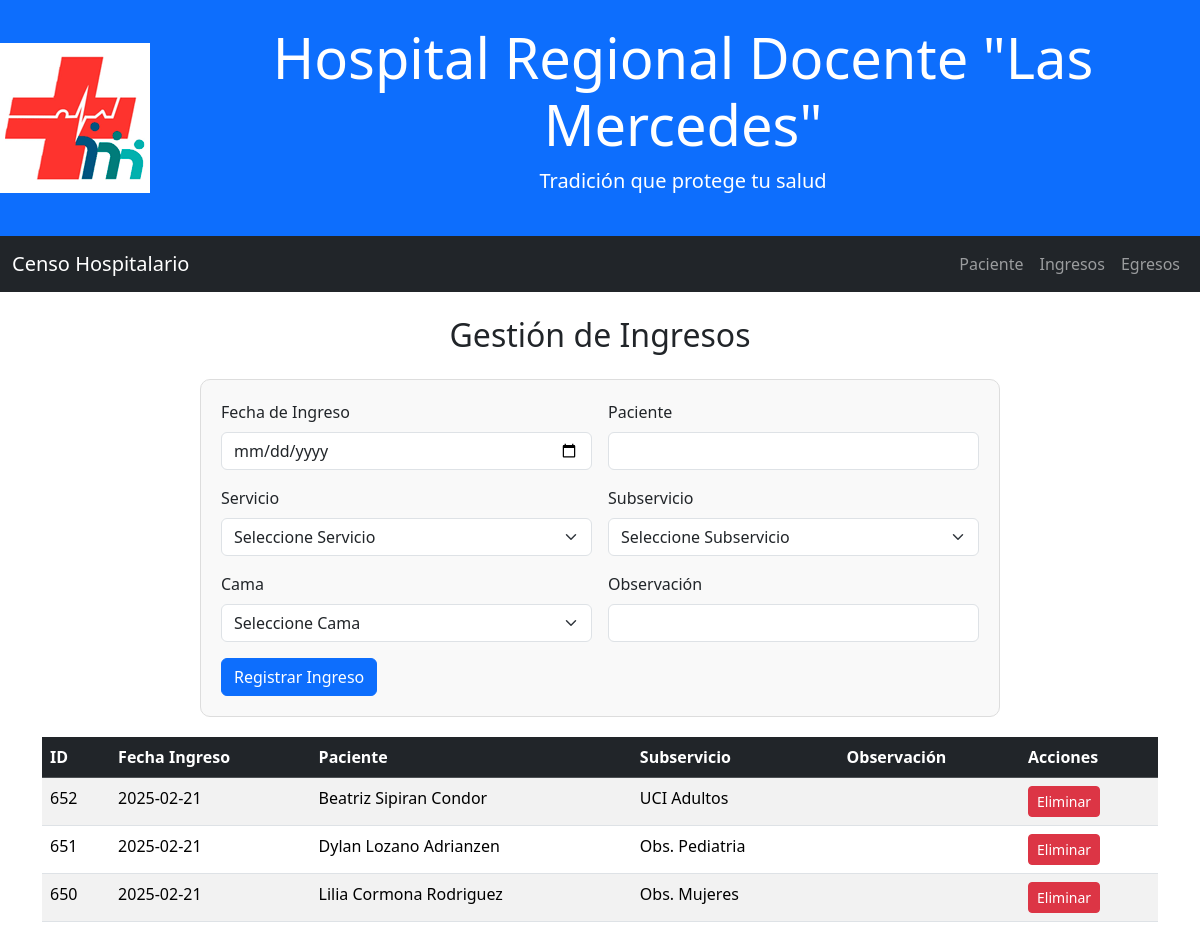
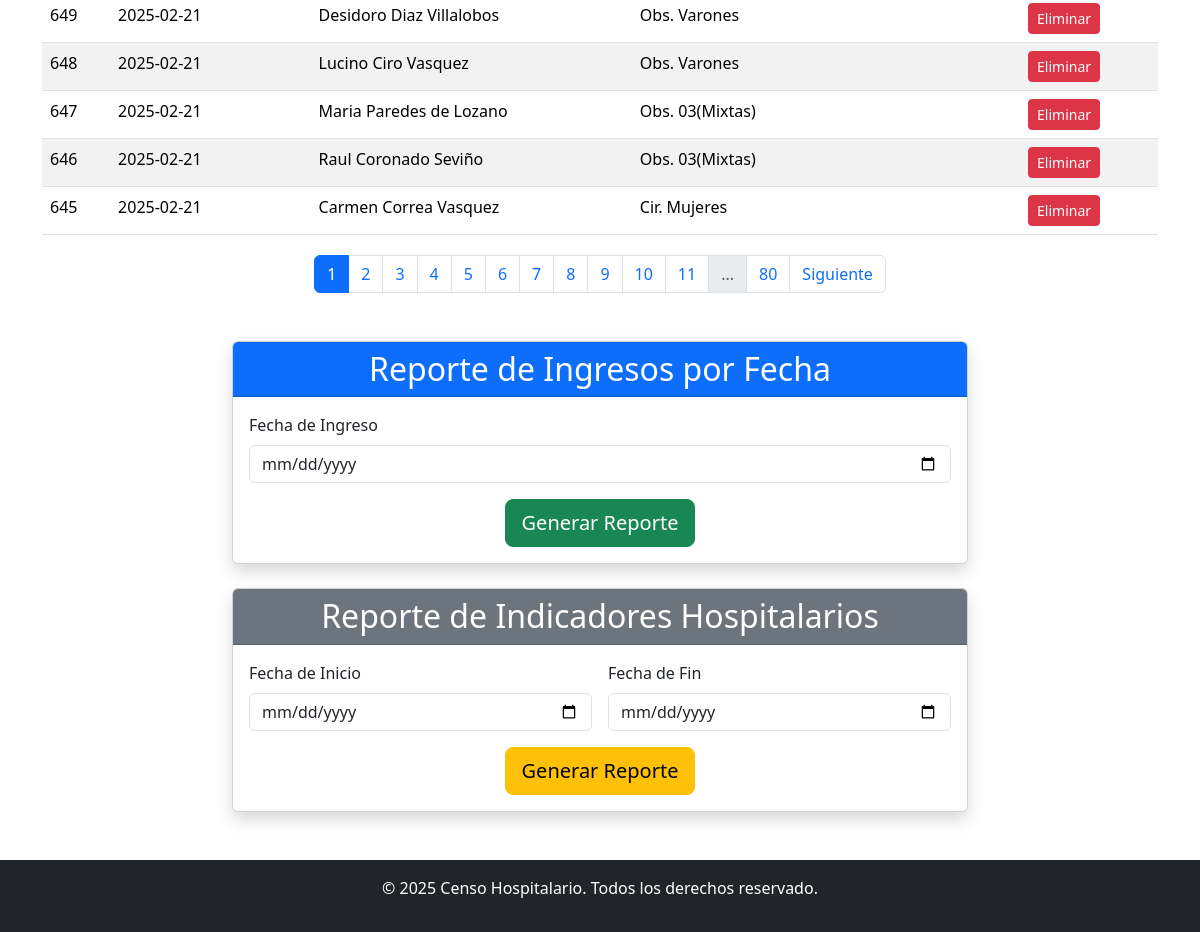
Page /pages/ingresos.php on the committed database (2 pictures, top to bottom).
### tables this page shows
CREATE TABLE `ingresos` (
  `id` bigint(20) UNSIGNED NOT NULL,
  `fecha_ingreso` date NOT NULL,
  `observacion` varchar(20) DEFAULT NULL,
  `id_paciente` int(11) DEFAULT NULL,
  `id_subservicio` int(11) DEFAULT NULL
);

CREATE TABLE `paciente` (
  `id` bigint(20) UNSIGNED NOT NULL,
  `dni` int(11) DEFAULT NULL,
  `nombre` varchar(100) NOT NULL,
  `edad` int(11) DEFAULT NULL
);

CREATE TABLE `subservicios` (
  `id` bigint(20) UNSIGNED NOT NULL,
  `nombre` varchar(100) NOT NULL,
  `num_cama` varchar(8) NOT NULL,
  `estado` varchar(15) NOT NULL DEFAULT 'Desocupada',
  `id_servicio` int(11) DEFAULT NULL
);

### pages/ingresos.php (the view, shortened to what this page needs)
<!DOCTYPE html>
<html lang="es">
<head>
    <link href="https://cdn.jsdelivr.net/npm/bootstrap@5.3.3/dist/css/bootstrap.min.css"
        rel="stylesheet"
>
    <link rel="stylesheet" href="../css/estilos.css">
</head>
<body>
<header class="bg-primary text-white text-center py-4 d-flex align-items-center justify-content-center">
        <img src="../img/logo_hospital.png" alt="Logo Hospital Regional Docente Las Mercedes" class="logo me-3">
        <div>
            <h1 class="display-4">Hospital Regional Docente "Las Mercedes"</h1>
            <p class="lead">Tradición que protege tu salud</p>
        </div>
    </header>
    <nav class="navbar navbar-expand-lg navbar-dark bg-dark">
        <div class="container-fluid">
            <a class="navbar-brand" href="../index.php">Censo Hospitalario</a>
            <div class="collapse navbar-collapse" id="navbarNav">
                <ul class="navbar-nav ms-auto">
                    <li class="nav-item">
                        <a class="nav-link" href="paciente.php">Paciente</a>
                    </li>
                    <li class="nav-item">
                        <a class="nav-link" href="ingresos.php">Ingresos</a>
                    </li>
                    <li class="nav-item">
                        <a class="nav-link" href="egresos.php">Egresos</a>
                    </li>
                </ul>
            </div>
        </div>
    </nav>
    <div class="container mt-4">
        <h2 class="text-center mb-4">Gestión de Ingresos</h2>
        <div class="form-container-ingreso-egreso">
            <form method="post" class="row g-3">
                <div class="col-md-6">
                    <label for="fecha_ingreso" class="form-label">Fecha de Ingreso</label>
                    <input type="date" class="form-control" id="fecha_ingreso" name="fecha_ingreso" required>
                </div>
                <div class="col-md-6">
                    <label for="paciente_ingreso" class="form-label">Paciente</label>
                    <input type="text" class="form-control" list="datalistOptions" id="paciente_ingreso" autocomplete="off" required>
                </div>
                <div class="col-md-6">
                    <label for="servicio" class="form-label">Servicio</label>
                    <select class="form-select" id="servicio" required>
                        <option value="">Seleccione Servicio</option>
                        <?php
                        include '../includes/db.php';
                        ?>
                    </select>
                </div>
                <div class="col-md-6">
                    <label for="subservicio" class="form-label">Subservicio</label>
                    <select class="form-select" id="subservicio" name="id_subservicio" required>
                        <option value="">Seleccione Subservicio</option>
                    </select>
                </div>
                <div class="col-md-6">
                    <label for="id_cama" class="form-label">Cama</label>
                    <select class="form-select" id="id_cama" required>
                        <option value="">Seleccione Cama</option>
                    </select>
                </div>
                <div class="col-md-6">
                    <label for="observacion" class="form-label">Observación</label>
                    <input type="text" class="form-control" id="observacion" name="observacion">
                </div>
                <div class="col-12">
                    <button type="submit" class="btn btn-primary" id="reg_ingreso">Registrar Ingreso</button>
                </div>
            </form>
        </div>
        <div class="table-container">
            <?php
            $page = isset($_GET['page']) ? (int)$_GET['page'] : 1;
            $perPage = 8;
            $offset = ($page - 1) * $perPage;
            $result = $conn->query("SELECT i.id, i.fecha_ingreso, p.nombre AS nombre_paciente, s.nombre AS nombre_subservicio, i.observacion
                                    FROM ingresos i
                                    JOIN paciente p ON i.id_paciente = p.id
                                    JOIN subservicios s ON i.id_subservicio = s.id
                                    ORDER BY id DESC LIMIT $perPage OFFSET $offset");
            if ($result->rowCount() > 0) {
                echo "<table class='table table-striped table-hover'>
                        <thead class='table-dark'>
                            <tr>
                                <th>ID</th>
                                <th>Fecha Ingreso</th>
                                <th>Paciente</th>
                                <th>Subservicio</th>
                                <th>Observación</th>
                                <th>Acciones</th>
                            </tr>
                        </thead>
                        <tbody>";
                while ($row = $result->fetch(PDO::FETCH_ASSOC)) {
                    echo "<tr>
                            <td>" . $row["id"] . "</td>
                            <td>" . $row["fecha_ingreso"] . "</td>
                            <td>" . $row["nombre_paciente"] . "</td>
                            <td>" . $row["nombre_subservicio"] . "</td>
                            <td>" . $row["observacion"] . "</td>
                            <td>
                                <form action='../js/eliminar_ingreso.php' method='POST' style='display:inline;'>
                                    <input type='hidden' name='id_ingreso' value='" . htmlspecialchars($row["id"]) . "'>
                                    <button class='btn btn-danger btn-sm' type='submit'
                                    onclick='return confirm(\"¿Estás seguro de eliminar este ingreso?\");'>Eliminar</button>
                                </form>
                            </td>
                          </tr>";
                }
                echo "</tbody></table>";
                    $totalRows = $conn->query("SELECT COUNT(*) FROM ingresos")->fetchColumn();
                    $totalPages = ceil($totalRows / $perPage);
                    $pagesToShow = 10;
                    echo "<nav aria-label='Page navigation'>
                            <ul class='pagination justify-content-center'>";
                    $startPage = max(1, $page - $pagesToShow);
                    $endPage = min($totalPages, $page + $pagesToShow);
                    for ($i = $startPage; $i <= $endPage; $i++) {
                        $active = ($page == $i) ? 'active' : '';
                        echo "<li class='page-item $active'><a class='page-link' href='?page=$i'>$i</a></li>";
                    }
                    if ($page < $totalPages - $pagesToShow) {
                        if ($page < $totalPages - $pagesToShow - 1) {
                            echo "<li class='page-item disabled'><span class='page-link'>...</span></li>";
                        }
                        echo "<li class='page-item'><a class='page-link' href='?page=$totalPages'>$totalPages</a></li>";
                    }
                    if ($page < $totalPages) {
                        echo "<li class='page-item'><a class='page-link' href='?page=" . ($page + 1) . "'>Siguiente</a></li>";
                    }
                    echo "</ul></nav>";
            } else {
                echo "<div class='alert alert-info'>No hay ingresos registrados.</div>";
            }
            ?>
        </div>
    </div>
    <div class="container mt-5">
        <div class="row justify-content-center">
            <div class="col-md-8">
                <div class="card shadow mb-4">
                    <div class="card-header bg-primary text-white">
                        <h2 class="card-title text-center mb-0">Reporte de Ingresos por Fecha</h2>
                    </div>
                    <div class="card-body">
                        <form action="../report/reporte_ingreso.php" method="get" class="row g-3">
                            <div class="col-md-12">
                                <label for="fecha_ingreso" class="form-label">Fecha de Ingreso</label>
                                <input type="date" class="form-control" id="fecha_ingreso" name="fecha_ingreso" required>
                            </div>
                            <div class="col-12 text-center">
                                <button type="submit" class="btn btn-success btn-lg">Generar Reporte</button>
                            </div>
                        </form>
                    </div>
                </div>
                <div class="card shadow">
                    <div class="card-header bg-secondary text-white">
                        <h2 class="card-title text-center mb-0">Reporte de Indicadores Hospitalarios</h2>
                    </div>
                    <div class="card-body">
                        <form action="../report/reporte_indicadores.php" method="post" class="row g-3">
                            <div class="col-md-6">
                                <label for="fecha_inicio" class="form-label">Fecha de Inicio</label>
                                <input type="date" class="form-control" id="fecha_inicio" name="fecha_inicio" required>
                            </div>
                            <div class="col-md-6">
                                <label for="fecha_fin" class="form-label">Fecha de Fin</label>
                                <input type="date" class="form-control" id="fecha_fin" name="fecha_fin" required>
                            </div>
                            <div class="col-12 text-center">
                                <button type="submit" class="btn btn-warning btn-lg">Generar Reporte</button>
                            </div>
                        </form>
                    </div>
                </div>
            </div>
        </div>
    </div>
    <footer class="bg-dark text-white text-center py-3 mt-5">
        <p>&copy; 2025 Censo Hospitalario. Todos los derechos reservado.</p>
    </footer>
</body>
</html>

### css/estilos.css (style rules this page uses)
.table-container { margin-top: 20px; }
.pagination { margin-top: 20px; }
.form-container-ingreso-egreso { max-width: 800px; margin: 0 auto; padding: 20px; border: 1px solid #ddd; border-radius: 10px; background-color: #f9f9f9; }

### rows in the picture
ingresos: id "652", fecha_ingreso "2025-02-21", id_paciente.nombre "Beatriz Sipiran Condor", id_subservicio.nombre "UCI Adultos"
ingresos: id "651", fecha_ingreso "2025-02-21", id_paciente.nombre "Dylan Lozano Adrianzen", id_subservicio.nombre "Obs. Pediatria"
ingresos: id "650", fecha_ingreso "2025-02-21", id_paciente.nombre "Lilia Cormona Rodriguez", id_subservicio.nombre "Obs. Mujeres"
ingresos: id "649", fecha_ingreso "2025-02-21", id_paciente.nombre "Desidoro Diaz Villalobos", id_subservicio.nombre "Obs. Varones"
ingresos: id "648", fecha_ingreso "2025-02-21", id_paciente.nombre "Lucino Ciro Vasquez", id_subservicio.nombre "Obs. Varones"
ingresos: id "647", fecha_ingreso "2025-02-21", id_paciente.nombre "Maria Paredes de Lozano", id_subservicio.nombre "Obs. 03(Mixtas)"
ingresos: id "646", fecha_ingreso "2025-02-21", id_paciente.nombre "Raul Coronado Seviño", id_subservicio.nombre "Obs. 03(Mixtas)"
ingresos: id "645", fecha_ingreso "2025-02-21", id_paciente.nombre "Carmen Correa Vasquez", id_subservicio.nombre "Cir. Mujeres"

### other values in the picture
$totalPages "80"
